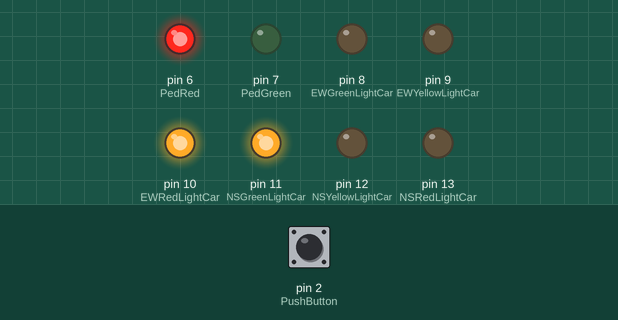
Recording of a sketch running on a simulated Arduino Uno, built with avr-gcc and run on an emulated ATmega328P. Shown: output pins drawn as LEDs (lit = HIGH). The test bench sets the inputs (shaded band); at power-on: pin 2 (PushButton) LOW. What the sketch prints to the serial monitor is not drawn.

Above: at 7.5 s.
7.6 s: pin 2 (PushButton) pulled HIGH for 1.6 s
At 9.1 s:
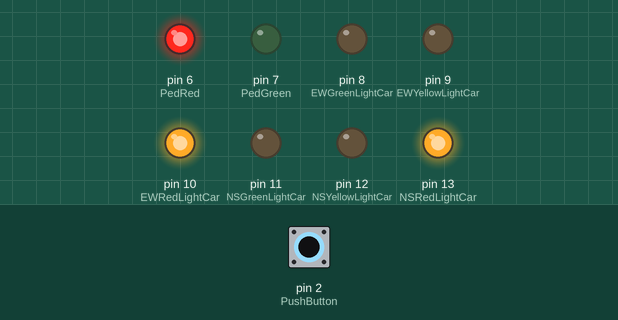
At 19.9 s:
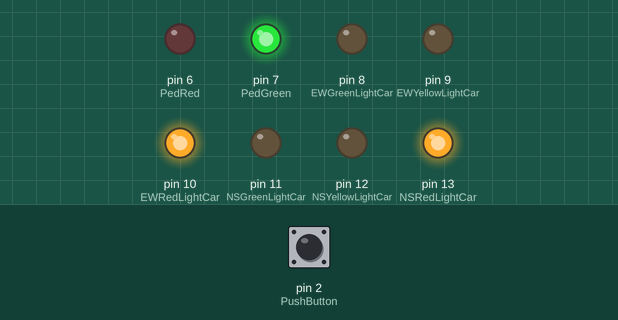
Timing chart, 0 to 59.5 s (numbered marks = the images above; inputs shaded):
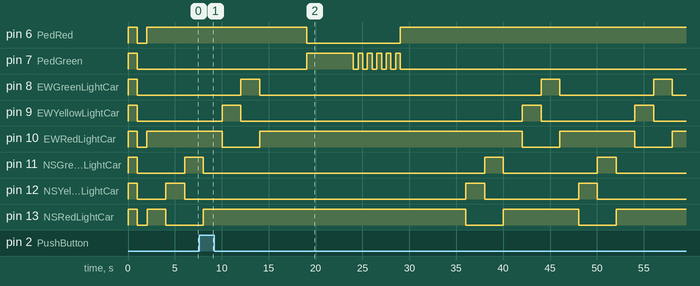

Measured:
- after the input at 7.6 s, pin 6 (PedRed): HIGH → LOW after 11.4 s, → HIGH 10.0 s later; pin 7 (PedGreen): LOW → HIGH after 11.4 s, then repeats every 1.0 s: LOW 0.50 s, HIGH 0.50 s, until it stays LOW from 29.0 s

The sketch:

MMPelican2.ino
```cpp
#include <EEPROM.h>                                // Include the EEPROM library

/**************************************************************************************************************
       Settings
**************************************************************************************************************/
// #define crossTime 3000
// #define changeTime 1500
// #define waitTime 3000


// PIN CONFIGUTRATION
#define NSRedLightCar  13
#define NSYellowLightCar  12
#define NSGreenLightCar  11
#define EWRedLightCar  10
#define EWYellowLightCar  9
#define EWGreenLightCar  8
#define PedGreen  7
#define PedRed  6

/***************************************************************************************************************
       End of settings
**************************************************************************************************************/

int NSCross = 1;                             // North South Crossing Flag 1= on  & 0 = off
int EWCross = 0;                             // East West Crossing Flag 1= on  & 0 = off
int TestHW = 1;                              // Test Hardware Flag 1= on  & 0 = off
int LightDuration =0;                        // Count 0
int LightLimit = 2000 ;                      // 2 seconds
int PushButton = 2;                          // Pedestrian Crossing button
int ButtonState = digitalRead(PushButton);   // read the input pin:
int PedPress = 0;
int CrossTime = 10000;
int PedBlink = 5000;
int Count = 0;

/**************************************************************************************************************
       Setup runs once at beginning of code
**************************************************************************************************************/

void setup()
{
  Serial.begin(9600);                           // Setup for serial communuication at 9600bps
  pinMode(NSRedLightCar, OUTPUT);               // Define pin modes
  pinMode(NSYellowLightCar, OUTPUT);
  pinMode(NSGreenLightCar, OUTPUT);
  pinMode(EWRedLightCar, OUTPUT);
  pinMode(EWYellowLightCar, OUTPUT);
  pinMode(EWGreenLightCar, OUTPUT);
  pinMode(PedGreen, OUTPUT);
  pinMode(PedRed, OUTPUT);
  pinMode(PushButton, INPUT);                   // make the pushbutton's pin an input

}

/**************************************************************************************************************
       Subroutine - Checks for button press for Pelican
**************************************************************************************************************/
void Pelican()
{
           ButtonState = digitalRead(PushButton);     // read Pelican button
           if(ButtonState == 1) {PedPress =1;}
           Serial.print("PedPress Button Flag ");         // Serial confirmation of Button State
           Serial.println(PedPress,DEC);
}


/**************************************************************************************************************
       The loop routine runs over and over again forever:
**************************************************************************************************************/
 void loop()
{

//*************************************************************************** Test hardware


 if (TestHW == 1) {
        Serial.print("Before Hardware Test received: ");   // Serial confirmation of flag settings
        Serial.println(TestHW, DEC);

        digitalWrite(NSRedLightCar, HIGH);                 // Turn on lights
        digitalWrite(NSYellowLightCar, HIGH);
        digitalWrite(NSGreenLightCar, HIGH);
        digitalWrite(EWRedLightCar, HIGH);
        digitalWrite(EWYellowLightCar, HIGH);
        digitalWrite(EWGreenLightCar, HIGH);
        digitalWrite(PedRed, HIGH);
        digitalWrite(PedGreen, HIGH);

        delay (1000);

        digitalWrite(NSRedLightCar, LOW);                  // Turn off lights
        digitalWrite(NSYellowLightCar, LOW);
        digitalWrite(NSGreenLightCar, LOW);
        digitalWrite(EWRedLightCar, LOW);
        digitalWrite(EWYellowLightCar, LOW);
        digitalWrite(EWGreenLightCar, LOW);
        digitalWrite(PedRed, LOW);
        digitalWrite(PedGreen, LOW);

        delay (1000);
        TestHW = 0;                                        // Set Hardware Flag test to off

        Serial.print("End of Hardware Test received: ");   // Serial confirmation of flag settings
        Serial.println(TestHW, DEC);
        Serial.print("Button State: ");                   // Serial confirmation of Button State
        Serial.println(PushButton,INPUT);
 }

//***************************************************************************  Trafic light sequence

if (NSCross== 1) {                                    // traffic Flag North South
           digitalWrite(PedRed, HIGH);
           digitalWrite(PedGreen, LOW);
           Pelican();
           digitalWrite(EWRedLightCar, HIGH);        //  Set East west to Stop
           Pelican();
           digitalWrite(NSRedLightCar, HIGH);
           delay (LightLimit);
           digitalWrite(NSRedLightCar, LOW);
           Pelican();
           digitalWrite(NSYellowLightCar, HIGH);
           delay (LightLimit);
           digitalWrite(NSYellowLightCar, LOW);
           Pelican();
           digitalWrite(NSGreenLightCar, HIGH);
           delay (LightLimit);
           digitalWrite(NSGreenLightCar, LOW);
           Pelican();
           NSCross=0;
           EWCross=1;
}

if (EWCross== 1) {                                     // traffic flag East West
           digitalWrite(PedRed, HIGH);
           digitalWrite(PedGreen, LOW);
           digitalWrite(NSRedLightCar, HIGH);          // Set North South to Stop
           Pelican();
           digitalWrite(EWRedLightCar, HIGH);
           delay (LightLimit);
           digitalWrite(EWRedLightCar, LOW);
           Pelican();
           digitalWrite(EWYellowLightCar, HIGH);
           delay (LightLimit);
           digitalWrite(EWYellowLightCar, LOW);
           Pelican();
           digitalWrite(EWGreenLightCar, HIGH);
           delay (LightLimit);
           digitalWrite(EWGreenLightCar, LOW);
           Pelican();
           EWCross=0;
           NSCross=1;
}


if (PedPress== 1) {                                     // Pelican Flag set

           digitalWrite(EWRedLightCar, HIGH);        //  Set East west to Stop
           digitalWrite(NSRedLightCar, HIGH);        //  Set North South to Stop
           delay (5000);
           digitalWrite(PedRed, LOW);
           digitalWrite(PedGreen, LOW);

           digitalWrite(PedGreen, HIGH);
           delay (5000);
           digitalWrite(PedGreen, LOW);
           Count=0;
           do{
                 Count++;
                 digitalWrite(PedGreen, LOW);
                 delay (500);
                 digitalWrite(PedGreen, HIGH);
                 delay (500);
                 Serial.print("Count");         // Serial confirmation of Button State
                 Serial.println(Count,DEC);
           }while (Count < 5);

           digitalWrite(PedRed, HIGH);
           digitalWrite(PedGreen, LOW);
           PedPress=0;
           delay (5000);

}


}
```
